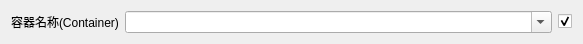
<?xml version="1.0" encoding="UTF-8"?>
<ui version="4.0">
 <class>CTcpEdgeTestDataView_ConCommonReq</class>
 <widget class="QWidget" name="CTcpEdgeTestDataView_ConCommonReq">
  <property name="geometry">
   <rect>
    <x>0</x>
    <y>0</y>
    <width>583</width>
    <height>43</height>
   </rect>
  </property>
  <property name="windowTitle">
   <string>CTcpEdgeTestDataView_TimeReadReq</string>
  </property>
  <layout class="QGridLayout" name="gridLayout">
   <item row="0" column="1">
    <widget class="QLabel" name="label">
     <property name="text">
      <string>容器名称(Container)</string>
     </property>
    </widget>
   </item>
   <item row="0" column="3">
    <widget class="QCheckBox" name="__Container__">
     <property name="text">
      <string/>
     </property>
     <property name="checked">
      <bool>true</bool>
     </property>
    </widget>
   </item>
   <item row="0" column="2">
    <widget class="QComboBox" name="_Container_">
     <property name="sizePolicy">
      <sizepolicy hsizetype="Expanding" vsizetype="Fixed">
       <horstretch>0</horstretch>
       <verstretch>0</verstretch>
      </sizepolicy>
     </property>
     <property name="editable">
      <bool>true</bool>
     </property>
    </widget>
   </item>
  </layout>
 </widget>
 <layoutdefault spacing="6" margin="11"/>
 <resources/>
 <connections/>
</ui>
